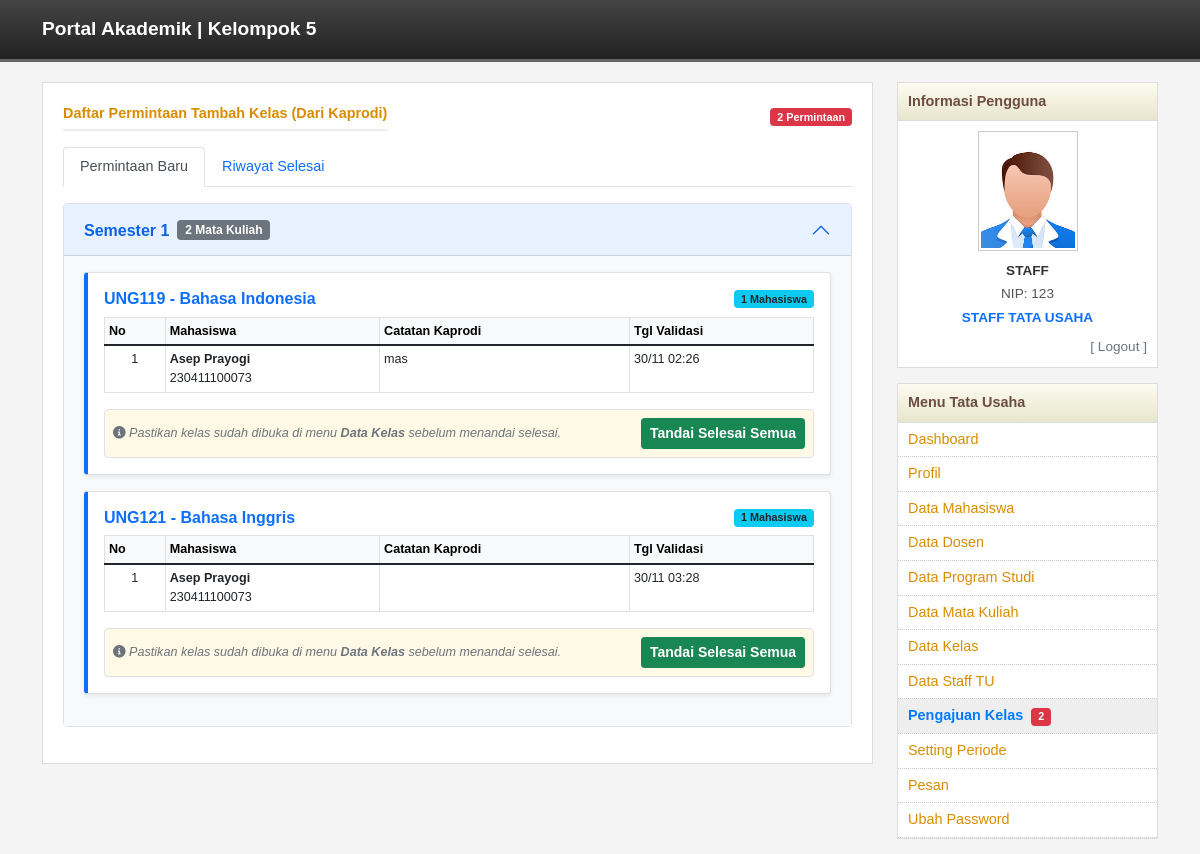
The app's page /tu/pengajuan.php (signed in), older data.
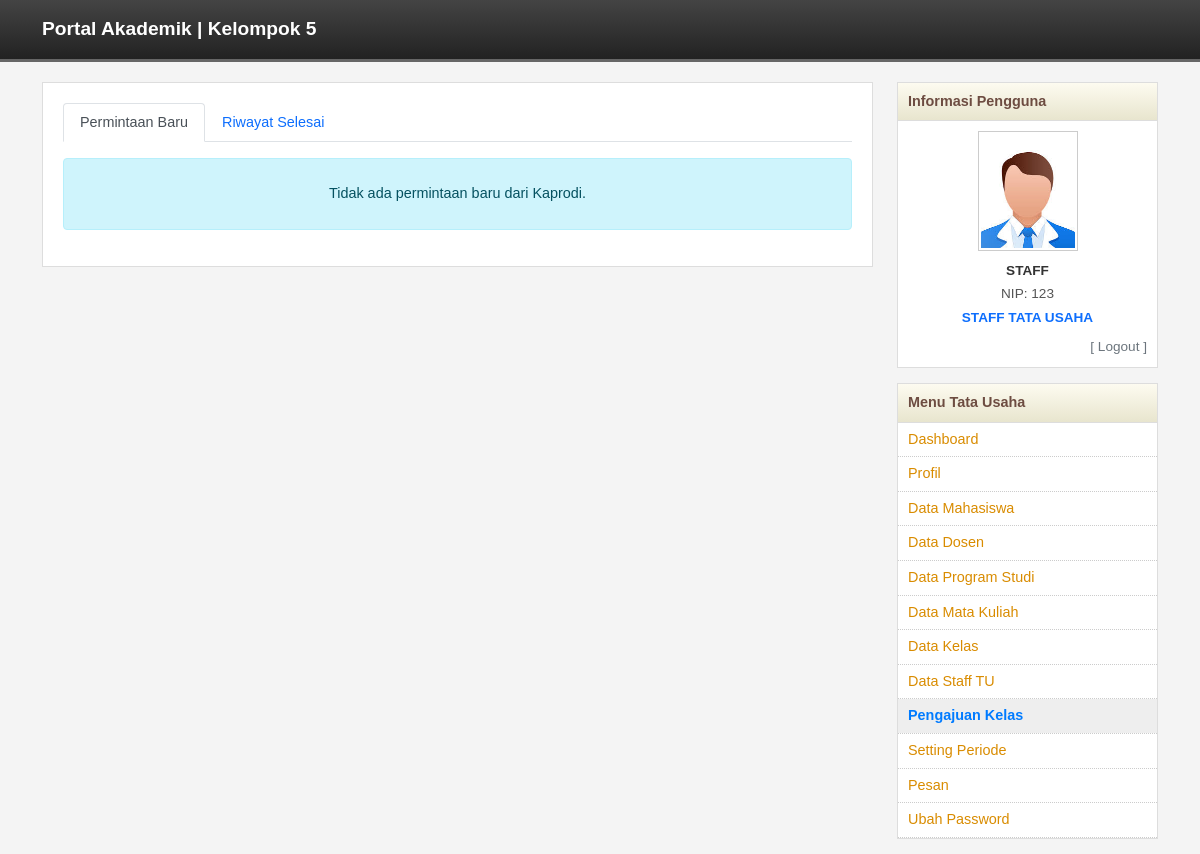
The same page, newer data.
### tables this page shows
CREATE TABLE `pengajuan_tambah_kelas` (
  `id` int(11) NOT NULL,
  `mahasiswa_id` int(11) DEFAULT NULL,
  `mata_kuliah_id` int(11) DEFAULT NULL,
  `kelas_id` int(11) DEFAULT NULL,
  `alasan` text DEFAULT NULL,
  `status` enum('pending','approved','rejected','completed') DEFAULT 'pending',
  `tanggal_pengajuan` timestamp NULL DEFAULT current_timestamp(),
  `tanggal_validasi` timestamp NULL DEFAULT NULL,
  `validator_id` int(11) DEFAULT NULL,
  `catatan_validasi` text DEFAULT NULL,
  `created_at` timestamp NULL DEFAULT current_timestamp()
);

CREATE TABLE `mata_kuliah` (
  `id` int(11) NOT NULL,
  `kode_mk` varchar(20) NOT NULL,
  `nama_mk` varchar(100) NOT NULL,
  `sks` int(11) NOT NULL,
  `minimal_kelulusan` varchar(5) DEFAULT 'C',
  `semester` int(11) DEFAULT NULL,
  `prodi_id` int(11) DEFAULT 1,
  `sifat` enum('Wajib','Pilihan') DEFAULT 'Wajib',
  `prasyarat` varchar(255) DEFAULT NULL,
  `created_at` timestamp NULL DEFAULT current_timestamp()
);

CREATE TABLE `mahasiswa` (
  `id` int(11) NOT NULL,
  `nim` varchar(20) NOT NULL,
  `nama` varchar(100) NOT NULL,
  `jenis_kelamin` enum('L','P') DEFAULT NULL,
  `password` varchar(255) NOT NULL,
  `email` varchar(100) DEFAULT NULL,
  `prodi` varchar(50) DEFAULT NULL,
  `semester` int(11) DEFAULT NULL,
  `ips` decimal(3,2) DEFAULT 0.00,
  `dpa_id` int(11) DEFAULT NULL,
  `created_at` timestamp NULL DEFAULT current_timestamp(),
  `foto` varchar(255) DEFAULT NULL
);

### tu/pengajuan.php (the view, shortened to what the changed rows need)
<?php
require_once "../config/database.php";
$queryNew = "
    SELECT p.*, m.nim, m.nama as nama_mhs, mk.id as mk_id, mk.nama_mk, mk.kode_mk, mk.semester
    FROM pengajuan_tambah_kelas p
    JOIN mahasiswa m ON p.mahasiswa_id = m.id
    JOIN mata_kuliah mk ON p.mata_kuliah_id = mk.id
    WHERE p.status = 'approved'
    ORDER BY mk.semester ASC, mk.nama_mk ASC, p.tanggal_validasi ASC
";
$rawNew = $pdo->query($queryNew)->fetchAll();
$groupedNew = [];
foreach ($rawNew as $row) {
    $sem = $row['semester'];
    $mkKey = $row['mk_id'];
    $groupedNew[$sem][$mkKey]['info'] = [
        'kode' => $row['kode_mk'],
        'nama' => $row['nama_mk']
    ];
    $groupedNew[$sem][$mkKey]['list'][] = $row;
}
?>
<!DOCTYPE html>
<html lang="id">
<head>
    <link href="https://cdn.jsdelivr.net/npm/bootstrap@5.1.3/dist/css/bootstrap.min.css" rel="stylesheet">
    <link rel="stylesheet" href="https://cdnjs.cloudflare.com/ajax/libs/font-awesome/6.0.0/css/all.min.css">
    <link rel="stylesheet" href="../assets/css/style.css">
</head>
<body>
<div class="container">
    <div class="row">
        <div class="col-md-9">
            <div class="content-box">
                <?php foreach ($groupedNew as $sem => $matkulGroup): ?>
                    <div class="d-flex justify-content-between align-items-center mb-3">
                        <div class="msg-header mb-0">Daftar Permintaan Tambah Kelas (Dari Kaprodi)</div>
                        <span class="badge bg-danger"><?= count($matkulGroup) ?> Permintaan</span>
                    </div>
                <?php endforeach; ?>
                <div class="tab-content">
                    <div class="tab-pane fade show active" id="new">
                        <?php if(empty($groupedNew)): ?>
                            <div class="alert alert-info text-center py-4">Tidak ada permintaan baru dari Kaprodi.</div>
                        <?php else: ?>
                            <div class="accordion" id="accSemester">
                                <?php foreach ($groupedNew as $sem => $matkulGroup): ?>
                                    <div class="accordion-item mb-3 border">
                                        <h2 class="accordion-header" id="head<?= $sem ?>">
                                            <button class="accordion-button" type="button" data-bs-toggle="collapse" data-bs-target="#collapse<?= $sem ?>">
                                                <strong>Semester <?= $sem ?></strong>
                                                <span class="badge bg-secondary ms-2"><?= count($matkulGroup) ?> Mata Kuliah</span>
                                            </button>
                                        </h2>
                                        <div id="collapse<?= $sem ?>" class="accordion-collapse collapse show" data-bs-parent="#accSemester">
                                            <div class="accordion-body bg-light">
                                                <?php foreach ($matkulGroup as $mkId => $data): ?>
                                                    <div class="card card-mk mb-3 shadow-sm">
                                                        <div class="card-body">
                                                            <div class="d-flex justify-content-between align-items-center mb-2">
                                                                <h6 class="fw-bold mb-0 text-primary">
                                                                    <?= $data['info']['kode'] ?> - <?= $data['info']['nama'] ?>
                                                                </h6>
                                                                <span class="badge bg-info text-dark"><?= count($data['list']) ?> Mahasiswa</span>
                                                            </div>
                                                            <div class="table-responsive mb-3">
                                                                <table class="table table-sm table-bordered mb-0 bg-white small">
                                                                    <thead class="table-light">
                                                                        <tr>
                                                                            <th>No</th>
                                                                            <th>Mahasiswa</th>
                                                                            <th>Catatan Kaprodi</th>
                                                                            <th>Tgl Validasi</th>
                                                                        </tr>
                                                                    </thead>
                                                                    <tbody>
                                                                        <?php $no=1; foreach ($data['list'] as $mhs): ?>
                                                                        <tr>
                                                                            <td class="text-center"><?= $no++ ?></td>
                                                                            <td>
                                                                                <b><?= htmlspecialchars($mhs['nama_mhs']) ?></b><br>
                                                                                <?= htmlspecialchars($mhs['nim']) ?>
                                                                            </td>
                                                                            <td><?= htmlspecialchars($mhs['catatan_validasi'] ?? '-') ?></td>
                                                                            <td><?= date('d/m H:i', strtotime($mhs['tanggal_validasi'])) ?></td>
                                                                        </tr>
                                                                        <?php endforeach; ?>
                                                                    </tbody>
                                                                </table>
                                                            </div>
                                                            <div class="bg-warning bg-opacity-10 p-2 border rounded d-flex align-items-center justify-content-between">
                                                                <div class="small text-muted fst-italic me-2">
                                                                    <i class="fas fa-info-circle"></i> Pastikan kelas sudah dibuka di menu <b>Data Kelas</b> sebelum menandai selesai.
                                                                </div>
                                                                <form method="POST">
                                                                    <button type="submit" class="btn btn-success btn-sm fw-bold" onclick="return confirm('Tandai SEMUA pengajuan matkul ini sebagai Selesai?')">
                                                                        Tandai Selesai Semua
                                                                    </button>
                                                                </form>
                                                            </div>
                                                        </div>
                                                    </div>
                                                <?php endforeach; ?>
                                            </div>
                                        </div>
                                    </div>
                                <?php endforeach; ?>
                            </div>
                        <?php endif; ?>
                    </div>
                </div>
            </div>
        </div>
        <div class="col-md-3">
            <?php include "sidebar.php"; ?>
    </div>
</div>
</body></html>

### tu/sidebar.php (shortened to what the changed rows need)
<?php
$currentPage = basename($_SERVER['PHP_SELF']);
global $pdo;
$cntPending = $pdo->query("SELECT COUNT(DISTINCT mata_kuliah_id) FROM pengajuan_tambah_kelas WHERE status='approved'")->fetchColumn();
?>
<div class="sidebar-box">
    <ul class="menu-list">
        <li>
            <a href="pengajuan.php" class="<?= $currentPage == 'pengajuan.php' ? 'menu-active' : 'menu-default' ?>">
                Pengajuan Kelas
                <?php if($cntPending > 0): ?>
                    <span class="badge bg-danger ms-1"><?= $cntPending ?></span>
                <?php endif; ?>
            </a>
        </li>
    </ul>
</div>

Row changes from the older to the newer data that the page shows:
removed pengajuan_tambah_kelas: mata_kuliah.semester "1", count($matkulGroup) "2", mata_kuliah.kode_mk "UNG121", mata_kuliah.nama_mk "Bahasa Inggris", count($data['list']) "1", mahasiswa.nama "Asep Prayogi", mahasiswa.nim "230411100073", tanggal_validasi "30/11 03:28"
removed pengajuan_tambah_kelas: mata_kuliah.kode_mk "UNG119", mata_kuliah.nama_mk "Bahasa Indonesia", count($data['list']) "1", mahasiswa.nama "Asep Prayogi", mahasiswa.nim "230411100073", catatan_validasi "mas", tanggal_validasi "30/11 02:26"
Text that changed along with them:
$cntPending: "2" → (not shown)
text now shown: "Tidak ada permintaan baru dari Kaprodi."
list line gone: "Daftar Permintaan Tambah Kelas (Dari Kaprodi) 2 Permintaan"
